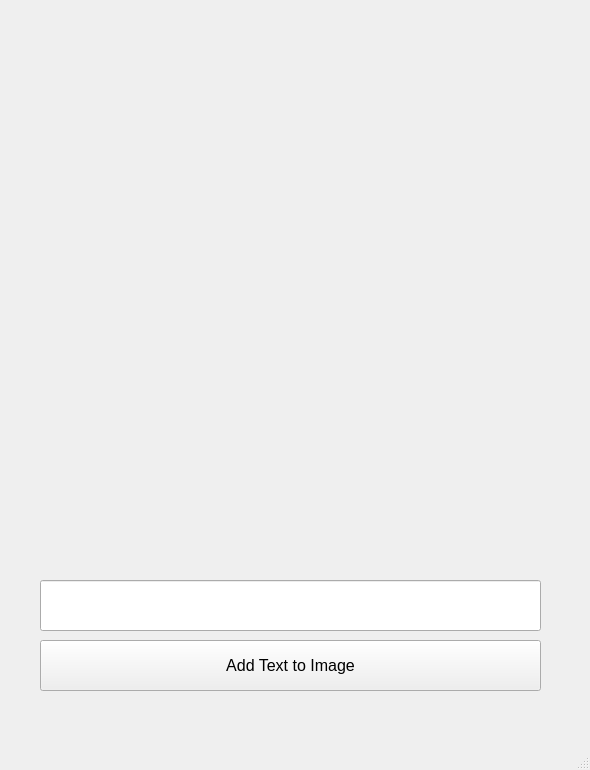
<?xml version="1.0" encoding="UTF-8"?>
<ui version="4.0">
 <class>MainWindow</class>
 <widget class="QMainWindow" name="MainWindow">
  <property name="geometry">
   <rect>
    <x>0</x>
    <y>0</y>
    <width>590</width>
    <height>770</height>
   </rect>
  </property>
  <property name="windowTitle">
   <string>MainWindow</string>
  </property>
  <widget class="QWidget" name="centralwidget">
   <widget class="QLabel" name="label">
    <property name="geometry">
     <rect>
      <x>40</x>
      <y>0</y>
      <width>501</width>
      <height>561</height>
     </rect>
    </property>
    <property name="text">
     <string/>
    </property>
    <property name="pixmap">
     <pixmap>image.jpg</pixmap>
    </property>
    <property name="indent">
     <number>0</number>
    </property>
   </widget>
   <widget class="QLineEdit" name="lineEdit">
    <property name="geometry">
     <rect>
      <x>40</x>
      <y>580</y>
      <width>501</width>
      <height>51</height>
     </rect>
    </property>
    <property name="font">
     <font>
      <pointsize>18</pointsize>
     </font>
    </property>
   </widget>
   <widget class="QPushButton" name="pushButton">
    <property name="geometry">
     <rect>
      <x>40</x>
      <y>640</y>
      <width>501</width>
      <height>51</height>
     </rect>
    </property>
    <property name="font">
     <font>
      <pointsize>12</pointsize>
     </font>
    </property>
    <property name="text">
     <string>Add Text to Image</string>
    </property>
   </widget>
  </widget>
  <widget class="QMenuBar" name="menubar">
   <property name="geometry">
    <rect>
     <x>0</x>
     <y>0</y>
     <width>590</width>
     <height>26</height>
    </rect>
   </property>
  </widget>
  <widget class="QStatusBar" name="statusbar"/>
 </widget>
 <resources/>
 <connections/>
</ui>
